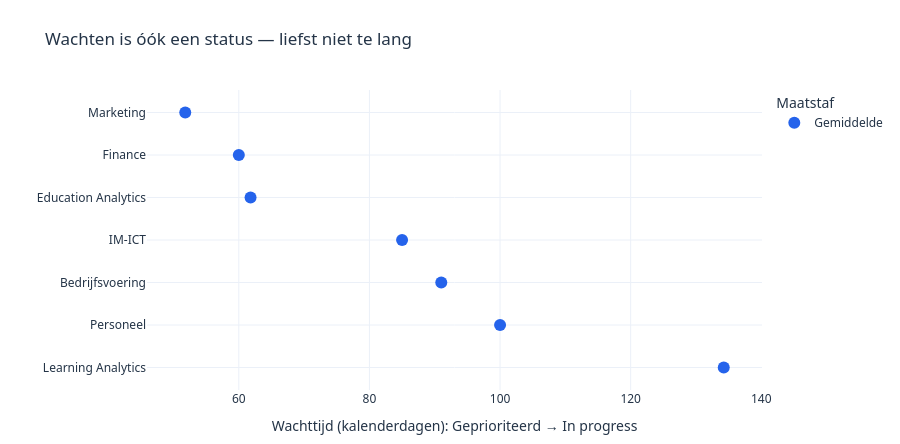

Notebook code for this chart:
### Code cell
# Chart 2: average and median waiting time for domain-team features.
waiting_column = "Wachttijd (dagen)"
waiting_stats = (
    domain_features.dropna(subset=[waiting_column])
    .groupby("Area")[waiting_column]
    .agg(["count", "mean"])
    .rename(columns={"count": "Aantal features", "mean": "Gemiddelde"})
)
waiting_order = waiting_stats.sort_values("Gemiddelde").index.tolist()
waiting_long = waiting_stats.reset_index().melt(
    id_vars=["Area", "Aantal features"],
    value_vars=["Gemiddelde"],
    var_name="Maatstaf",
    value_name="Dagen",
)

fig_waiting = px.scatter(
    waiting_long,
    x="Dagen",
    y="Area",
    color="Maatstaf",
    symbol="Maatstaf",
    category_orders={"Area": waiting_order, "Maatstaf": ["Gemiddelde"]},
    color_discrete_map=METRIC_COLORS,
    hover_data={"Area": False, "Maatstaf": True, "Aantal features": True, "Dagen": ":.1f"},
    template=TEMPLATE,
    title="Wachten is óók een status — liefst niet te lang",
)
fig_waiting.update_traces(marker={"size": 12})
fig_waiting.update_layout(
    **CHART_STYLE,
    height=max(440, len(waiting_order) * 42 + 150),
    xaxis_title="Wachttijd (kalenderdagen): Geprioriteerd → In progress",
    yaxis_title="",
    legend_title_text="Maatstaf",
    hovermode="closest",
)
fig_waiting.show()

### Figure 1 — Plotly figure (JSON) as saved in the notebook; plotly's stock layout.template omitted (floating-point values rounded to 4 significant figures)
{"data": [{"customdata": [["Gemiddelde", 7], ["Gemiddelde", 5], ["Gemiddelde", 2], ["Gemiddelde", 1], ["Gemiddelde", 4], ["Gemiddelde", 10], ["Gemiddelde", 7]], "hovertemplate": "Maatstaf=%{customdata[0]}<br>Dagen=%{x:.1f}<br>Aantal features=%{customdata[1]}<extra></extra>", "legendgroup": "Gemiddelde", "marker": {"color": "#2563eb", "size": 12, "symbol": "circle"}, "mode": "markers", "name": "Gemiddelde", "orientation": "h", "showlegend": true, "type": "scatter", "x": [91.0, 61.8, 60.0, 85.0, 134.2, 51.8, 100.0], "xaxis": "x", "y": ["Bedrijfsvoering", "Education Analytics", "Finance", "IM-ICT", "Learning Analytics", "Marketing", "Personeel"], "yaxis": "y"}], "layout": {"font": {"color": "#243447", "family": "Segoe UI, sans-serif"}, "height": 444, "hovermode": "closest", "legend": {"title": {"text": "Maatstaf"}, "tracegroupgap": 0}, "margin": {"b": 40, "l": 30, "r": 30, "t": 90}, "paper_bgcolor": "white", "plot_bgcolor": "white", "title": {"text": "Wachten is óók een status — liefst niet te lang"}, "xaxis": {"anchor": "y", "domain": [0, 1], "title": {"text": "Wachttijd (kalenderdagen): Geprioriteerd → In progress"}}, "yaxis": {"anchor": "x", "categoryarray": ["Learning Analytics", "Personeel", "Bedrijfsvoering", "IM-ICT", "Education Analytics", "Finance", "Marketing"], "categoryorder": "array", "domain": [0, 1], "title": {"text": ""}}}}
